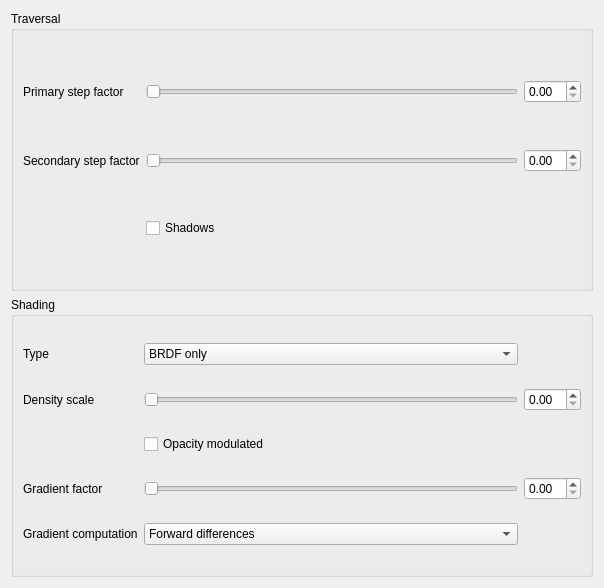
<?xml version="1.0" encoding="UTF-8"?>
<ui version="4.0">
 <class>Form</class>
 <widget class="QWidget" name="Form">
  <property name="geometry">
   <rect>
    <x>0</x>
    <y>0</y>
    <width>604</width>
    <height>588</height>
   </rect>
  </property>
  <property name="windowTitle">
   <string>Volume property</string>
  </property>
  <layout class="QGridLayout" name="gridLayout">
   <item row="0" column="0">
    <widget class="QGroupBox" name="TraversalGroupBox">
     <property name="title">
      <string>Traversal</string>
     </property>
     <layout class="QGridLayout" name="gridLayout_2">
      <item row="0" column="0">
       <widget class="QLabel" name="PrimaryStepFactorLabel">
        <property name="text">
         <string>Primary step factor</string>
        </property>
       </widget>
      </item>
      <item row="1" column="0">
       <widget class="QLabel" name="SecondaryStepFactorLabel">
        <property name="text">
         <string>Secondary step factor</string>
        </property>
       </widget>
      </item>
      <item row="1" column="1">
       <widget class="QSlider" name="SecondaryStepFactorSlider">
        <property name="orientation">
         <enum>Qt::Horizontal</enum>
        </property>
       </widget>
      </item>
      <item row="1" column="2">
       <widget class="QDoubleSpinBox" name="SecondaryStepFactorSpinBox"/>
      </item>
      <item row="0" column="1">
       <widget class="QSlider" name="PrimaryStepFactorSlider">
        <property name="orientation">
         <enum>Qt::Horizontal</enum>
        </property>
       </widget>
      </item>
      <item row="0" column="2">
       <widget class="QDoubleSpinBox" name="PrimaryStepFactorSpinBox"/>
      </item>
      <item row="2" column="1">
       <widget class="QCheckBox" name="ShadowsCheckBox">
        <property name="text">
         <string>Shadows</string>
        </property>
       </widget>
      </item>
     </layout>
    </widget>
   </item>
   <item row="4" column="0">
    <widget class="QGroupBox" name="groupBox">
     <property name="title">
      <string>Shading</string>
     </property>
     <layout class="QGridLayout" name="gridLayout_3">
      <item row="0" column="0">
       <widget class="QLabel" name="ShadingTypeLabel">
        <property name="text">
         <string>Type</string>
        </property>
       </widget>
      </item>
      <item row="1" column="1">
       <widget class="QSlider" name="DensityScaleSlider">
        <property name="orientation">
         <enum>Qt::Horizontal</enum>
        </property>
       </widget>
      </item>
      <item row="0" column="1">
       <widget class="QComboBox" name="ShadingTypeComboBox">
        <item>
         <property name="text">
          <string>BRDF only</string>
         </property>
        </item>
        <item>
         <property name="text">
          <string>Phase function only</string>
         </property>
        </item>
        <item>
         <property name="text">
          <string>Hybrid</string>
         </property>
        </item>
        <item>
         <property name="text">
          <string>Modulation</string>
         </property>
        </item>
       </widget>
      </item>
      <item row="1" column="0">
       <widget class="QLabel" name="DensityScaleLabel">
        <property name="text">
         <string>Density scale</string>
        </property>
       </widget>
      </item>
      <item row="3" column="2">
       <widget class="QDoubleSpinBox" name="GradientFactorSpinBox"/>
      </item>
      <item row="1" column="2">
       <widget class="QDoubleSpinBox" name="DensityScaleSpinBox"/>
      </item>
      <item row="3" column="0">
       <widget class="QLabel" name="GradientFactorLabel">
        <property name="text">
         <string>Gradient factor</string>
        </property>
       </widget>
      </item>
      <item row="2" column="1">
       <widget class="QCheckBox" name="OpacityModulatedCheckBox">
        <property name="text">
         <string>Opacity modulated</string>
        </property>
       </widget>
      </item>
      <item row="3" column="1">
       <widget class="QSlider" name="GradientFactorSlider">
        <property name="orientation">
         <enum>Qt::Horizontal</enum>
        </property>
       </widget>
      </item>
      <item row="4" column="0">
       <widget class="QLabel" name="GradientComputationLabel">
        <property name="text">
         <string>Gradient computation</string>
        </property>
       </widget>
      </item>
      <item row="4" column="1">
       <widget class="QComboBox" name="GradientComputationComboBox">
        <item>
         <property name="text">
          <string>Forward differences</string>
         </property>
        </item>
        <item>
         <property name="text">
          <string>Central differences</string>
         </property>
        </item>
        <item>
         <property name="text">
          <string>Filtered central differences</string>
         </property>
        </item>
       </widget>
      </item>
     </layout>
    </widget>
   </item>
  </layout>
 </widget>
 <resources/>
 <connections/>
</ui>
